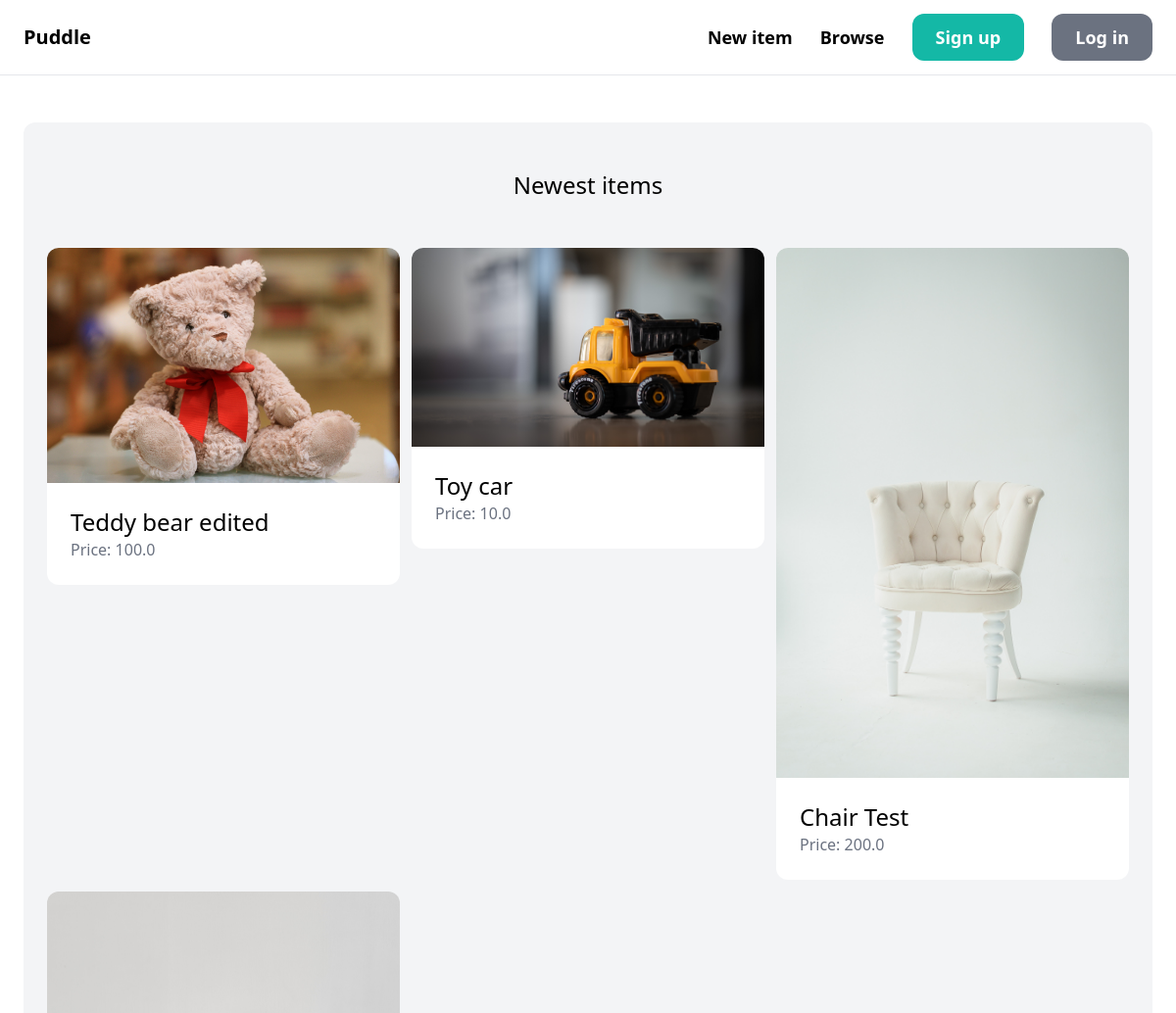
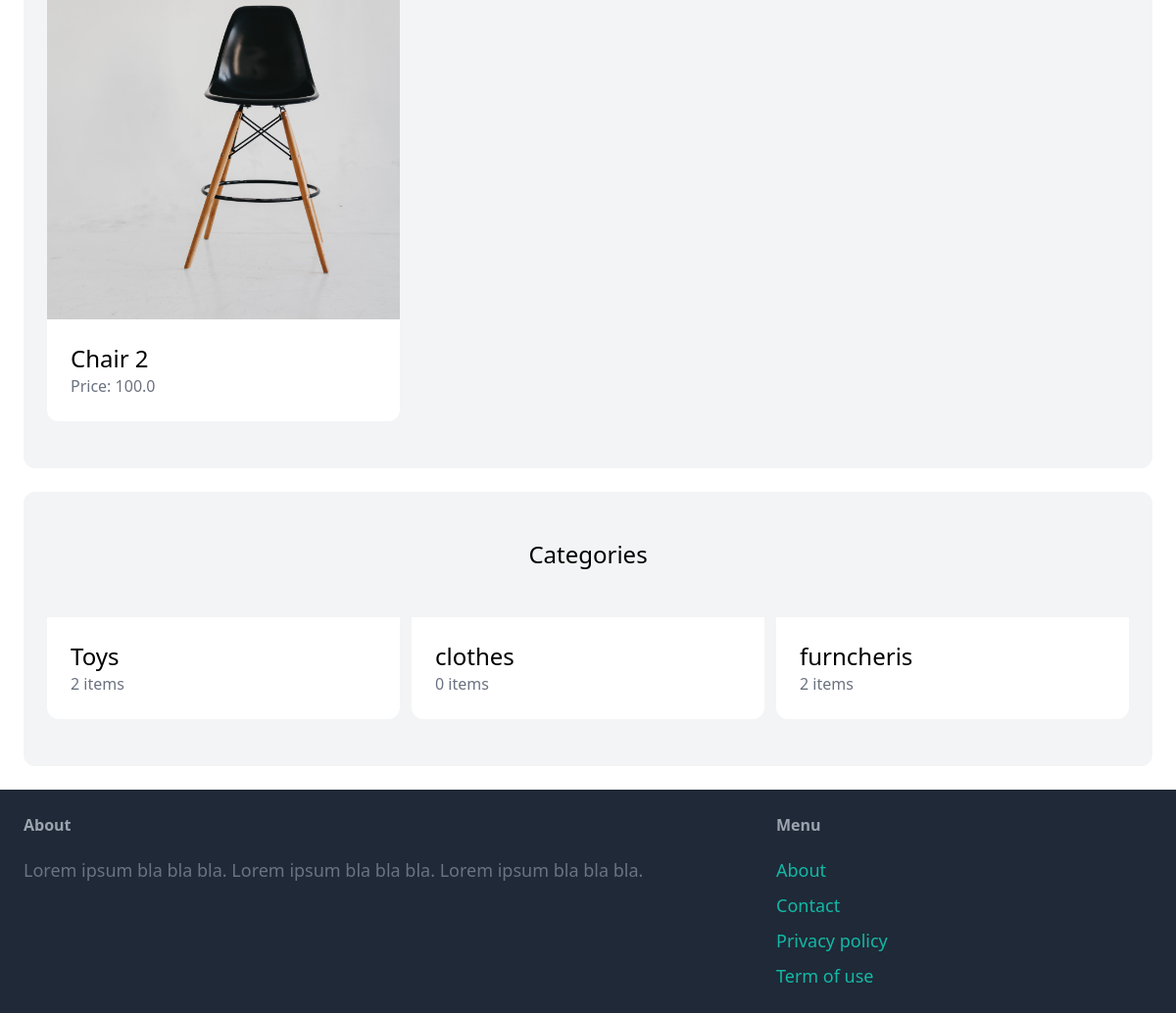
The page / on the database its author committed (2 pictures, top to bottom).
### item/models.py (models this page shows, shortened)
class Item(models.Model):
    category = models.ForeignKey(Category, related_name='items', on_delete=models.CASCADE)
    name = models.CharField(max_length=255)
    description = models.TextField(blank=True, null=True)
    price = models.FloatField()
    image = models.ImageField(upload_to='item_images', blank=True, null=True)
    is_sold = models.BooleanField(default=False)
    created_by = models.ForeignKey(User, related_name='items', on_delete=models.CASCADE)
    created_at = models.DateTimeField(auto_now_add=True)

class Category(models.Model):
    name = models.CharField(max_length=255)
    class Meta:
        ordering = ('name',)
        verbose_name_plural = 'Categories'

### core/views.py (the view)
# urls.py: path('', views.index, name='index'),
def index(request):
    items = Item.objects.filter(is_sold=False)[0:6]
    categories = Category.objects.all()
    return render(request, 'core/index.html', {
        'categories': categories,
        'items': items,
    })

### core/templates/core/index.html (shortened to what this page needs)
{% extends 'core/base.html' %}
{% block content %}
    <div class="mt-6 px-6 py-12 bg-gray-100 rounded-xl">
        <h2 class="mb-12 text-2xl text-center">Newest items</h2>
        <div class="grid grid-cols-3 gap-3">
            {% for item in items %}
                <div>
                    <a href="{% url 'item:detail' item.id %}">
                        <div>
                            <img src="{{ item.image.url }}" class="rounded-t-xl">
                        </div>
                        <div class="p-6 bg-white rounded-b-xl">
                            <h2 class="text-2xl">{{ item.name }}</h2>
                            <p class="text-gray-500">Price: {{ item.price }}</p>
                        </div>
                    </a>
                </div>
            {% endfor %}
        </div>
    </div>
    <div class="mt-6 px-6 py-12 bg-gray-100 rounded-xl">
        <h2 class="mb-12 text-2xl text-center">Categories</h2>
        <div class="grid grid-cols-3 gap-3">
            {% for category in categories %}
                <div>
                    <a href="#">
                        <div class="p-6 bg-white rounded-b-xl">
                            <h2 class="text-2xl">{{ category.name }}</h2>
                            <p class="text-gray-500">{{ category.items.count }} items</p>
                        </div>
                    </a>
                </div>
            {% endfor %}
        </div>
    </div>
{% endblock %}

### core/templates/core/base.html (shortened to what this page needs)
<!doctype html>
<html>
    <head>
        <script src="https://cdn.tailwindcss.com"></script>
    </head>
    <body>
        <nav class="py-6 px-6 flex justify-between items-center border-b border-gray-200">
            <a href="/" class="text-xl font-semibold">Puddle</a>
            <div class="space-x-6">
                <a href="{% url 'item:new' %}" class="text-lg font-semibold hover:text-gray-500">New item</a>
                <a href="{% url 'item:items' %}" class="text-lg font-semibold hover:text-gray-500">Browse</a>
                {% if request.user.is_authenticated %}
                    <a href="{% url 'conversation:inbox' %}" class="px-6 py-3 text-lg font-semibold bg-teal-500 text-white rounded-xl hover:bg-teal-700">Inbox</a>
                    <a href="{% url 'dashboard:index' %}" class="px-6 py-3 text-lg font-semibold bg-gray-500 text-white rounded-xl hover:bg-gray-700">Dashboard</a>
                {% else %}
                    <a href="{% url 'core:signup' %}" class="px-6 py-3 text-lg font-semibold bg-teal-500 text-white rounded-xl hover:bg-teal-700">Sign up</a>
                    <a href="{% url 'core:login' %}" class="px-6 py-3 text-lg font-semibold bg-gray-500 text-white rounded-xl hover:bg-gray-700">Log in</a>
                {% endif %}
            </div>
        </nav>
        <div class="px-6 py-6">
            {% block content %}
            {% endblock %}
        </div>
        <footer class="py-6 px-6 flex justify-between bg-gray-800">
            <div class="w-2/3 pr-10">
                <h3 class="mb-5 font-semibold text-gray-400">About</h3>
                <p class="text-lg text-gray-500">Lorem ipsum bla bla bla. Lorem ipsum bla bla bla. Lorem ipsum bla bla bla.</p>
            </div>
            <div class="w-1/3">
                <h3 class="mb-5 font-semibold text-gray-400">Menu</h3>
                <ul class="space-y-2">
                    <li><a href="#" class="text-lg text-teal-500 hover:text-teal-700">About</a></li>
                    <li><a href="{% url 'core:contact' %}" class="text-lg text-teal-500 hover:text-teal-700">Contact</a></li>
                    <li><a href="#" class="text-lg text-teal-500 hover:text-teal-700">Privacy policy</a></li>
                    <li><a href="#" class="text-lg text-teal-500 hover:text-teal-700">Term of use</a></li>
                </ul>
            </div>
        </footer>
    </body>
</html>

### rows shown on the page
Item: image (picture), name "Teddy bear edited", price "100.0"
Item: image (picture), name "Toy car", price "10.0"
Item: image (picture), name "Chair Test", price "200.0"
Item: image (picture), name "Chair 2", price "100.0"
Category: name "Toys", items.count "2"
Category: name "clothes", items.count "0"
Category: name "furncheris", items.count "2"
